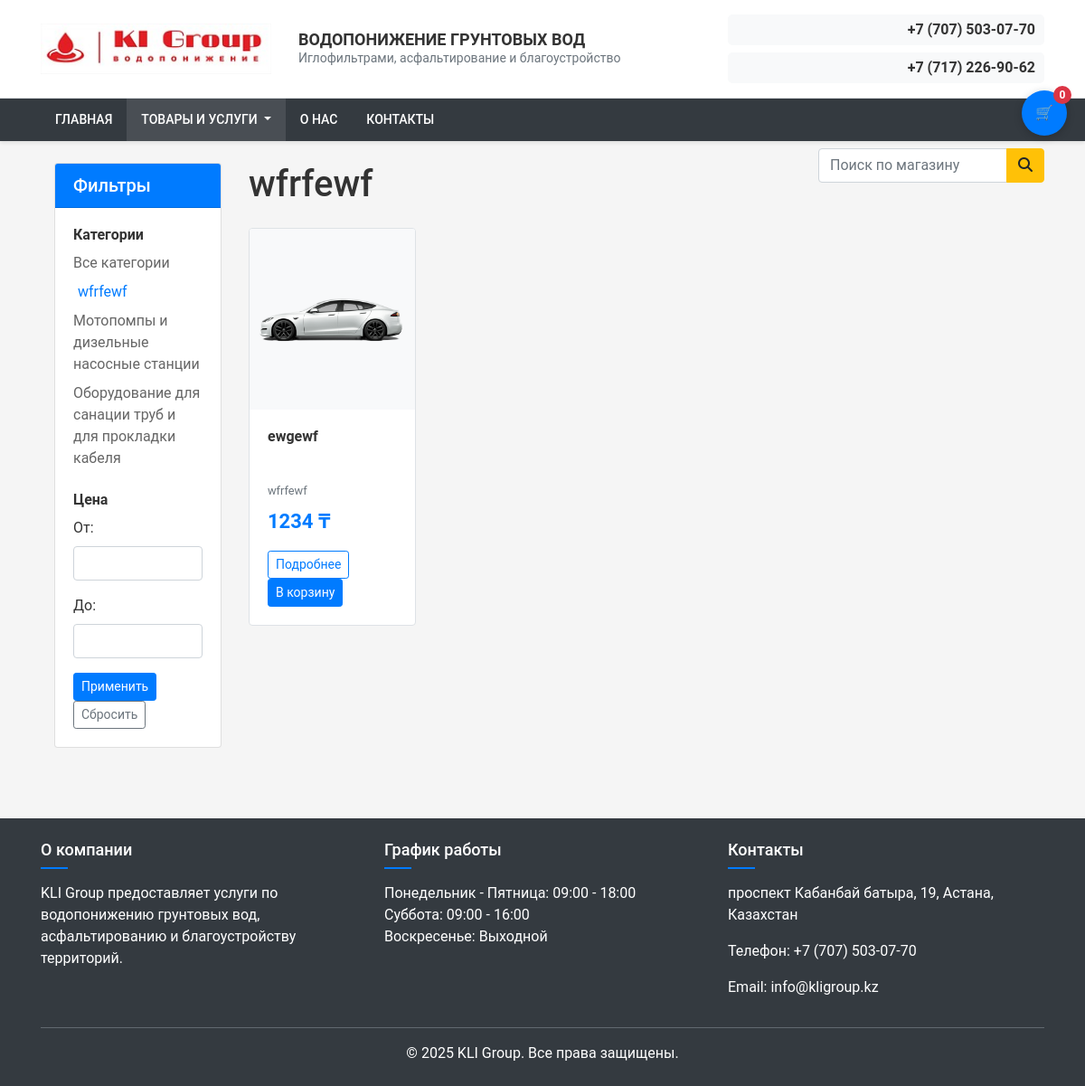
The page /products/wfrfewf/ on the database its author committed.
### shop/models.py (models this page shows, shortened)
class Category(models.Model):
    name = models.CharField(max_length=100, verbose_name="Название категории")
    slug = models.SlugField(max_length=100, unique=True, verbose_name="URL-slug")
    class Meta:
        verbose_name = "Категория"
        verbose_name_plural = "Категории"
        ordering = ['name']

class Product(models.Model):
    category = models.ForeignKey(Category, related_name='products', on_delete=models.CASCADE, verbose_name="Категория")
    name = models.CharField(max_length=200, verbose_name="Название товара")
    slug = models.SlugField(max_length=200, unique=True, verbose_name="URL-slug")
    image = models.ImageField(upload_to='products/', blank=True, verbose_name="Изображение")
    description = models.TextField(verbose_name="Описание")
    price = models.DecimalField(max_digits=10, decimal_places=0, verbose_name="Цена")
    available = models.BooleanField(default=True, verbose_name="Доступен")
    created = models.DateTimeField(auto_now_add=True, verbose_name="Дата создания")
    updated = models.DateTimeField(auto_now=True, verbose_name="Дата обновления")
    class Meta:
        verbose_name = "Товар"
        verbose_name_plural = "Товары"
        ordering = ['name']
        index_together = (('id', 'slug'),)

### shop/views.py (the view)
# urls.py: path('products/', views.product_list, name='product_list'),
def product_list(request, category_slug=None):
    category = None
    categories = Category.objects.all()
    products = Product.objects.filter(available=True)
    if category_slug:
        category = get_object_or_404(Category, slug=category_slug)
        products = products.filter(category=category)
    form = PriceFilterForm(request.GET)
    if form.is_valid():
        min_price = form.cleaned_data.get('min_price')
        max_price = form.cleaned_data.get('max_price')
        if min_price:
            products = products.filter(price__gte=min_price)
        if max_price:
            products = products.filter(price__lte=max_price)
    context = {
        'category': category,
        'categories': categories,
        'products': products,
        'form': form
    }
    return render(request, 'shop/products.html', context)

### shop/forms.py
class PriceFilterForm(forms.Form):
    min_price = forms.DecimalField(
        label='Мин. цена',
        required=False,
        widget=forms.NumberInput(attrs={'class': 'form-control', 'placeholder': 'От'})
    )
    max_price = forms.DecimalField(
        label='Макс. цена',
        required=False,
        widget=forms.NumberInput(attrs={'class': 'form-control', 'placeholder': 'До'})
    )

### shop/cart.py (called while the page is built)
    def __len__(self):
        return sum(item['quantity'] for item in self.cart.values())

### shop/context_processors.py (called while the page is built)
def categories(request):
    return {
        'categories': Category.objects.all()
    }

def cart(request):
    return {'cart': Cart(request)}

### shop/templates/shop/products.html (shortened to what this page needs)
{% extends "shop/base.html" %}
{% load static %}
{% block content %}
    <div class="row">
        <div class="col-lg-3 mb-4">
            <div class="card">
                <div class="card-header bg-primary text-white">
                    <h5 class="mb-0">Фильтры</h5>
                </div>
                <div class="card-body">
                    <h6 class="sidebar-title">Категории</h6>
                    <ul class="categories-list list-unstyled">
                        <li {% if not category %}class="active"{% endif %}>
                            <a href="{% url 'product_list' %}">Все категории</a>
                        </li>
                        {% for c in categories %}
                            <li {% if category.slug == c.slug %}class="active"{% endif %}>
                                <a href="{% url 'product_list_by_category' c.slug %}">{{ c.name }}</a>
                            </li>
                        {% endfor %}
                    </ul>
                    <h6 class="sidebar-title mt-4">Цена</h6>
                    <form method="get" action="{% if category %}{% url 'product_list_by_category' category.slug %}{% else %}{% url 'product_list' %}{% endif %}">
                        <div class="form-group">
                            <label for="min_price">От:</label>
                            <input type="number" class="form-control" id="min_price" name="min_price" value="{{ form.min_price.value|default:'' }}">
                        </div>
                        <div class="form-group">
                            <label for="max_price">До:</label>
                            <input type="number" class="form-control" id="max_price" name="max_price" value="{{ form.max_price.value|default:'' }}">
                        </div>
                        <button type="submit" class="btn btn-primary btn-sm">Применить</button>
                        <a href="{% if category %}{% url 'product_list_by_category' category.slug %}{% else %}{% url 'product_list' %}{% endif %}" class="btn btn-outline-secondary btn-sm">Сбросить</a>
                    </form>
                </div>
            </div>
        </div>
        <div class="col-lg-9">
            <div class="products-header mb-4">
                <h1 class="products-title">
                    {% if category %}
                        {{ category.name }}
                    {% else %}
                        Все товары и услуги
                    {% endif %}
                </h1>
            </div>
            <div class="row">
                {% for product in products %}
                    <div class="col-md-4 mb-4">
                        <div class="product-card card h-100">
                            <div class="product-img-container">
                                {% if product.image %}
                                    <img src="{{ product.image.url }}" class="card-img-top product-img" alt="{{ product.name }}">
                                {% else %}
                                    <img src="{% static 'img/no-image.png' %}" class="card-img-top product-img" alt="Нет изображения">
                                {% endif %}
                            </div>
                            <div class="card-body d-flex flex-column">
                                <h5 class="card-title product-title">{{ product.name }}</h5>
                                <p class="card-text product-category text-muted small mb-2">{{ product.category.name }}</p>
                                <p class="card-text product-price text-primary font-weight-bold mb-3">{{ product.price }} ₸</p>
                                <div class="mt-auto">
                                    <a href="{% url 'product_detail' product.id product.slug %}" class="btn btn-outline-primary btn-sm mr-2">Подробнее</a>
                                    <form action="{% url 'cart_add' product.id %}" method="post" class="d-inline add-to-cart-form">
                                        <button type="submit" class="btn btn-primary btn-sm">В корзину</button>
                                    </form>
                                </div>
                            </div>
                        </div>
                    </div>
                {% empty %}
                    <div class="col-12">
                        <div class="alert alert-info">
                            По вашему запросу товары не найдены. Попробуйте изменить параметры фильтрации.
                        </div>
                    </div>
                {% endfor %}
            </div>
        </div>
    </div>
{% endblock %}

### static/css/main.css (style rules this page uses)
body { font-family: 'Roboto', Arial, sans-serif; color: #333; background-color: #f5f5f5; }
a { color: #007bff; text-decoration: none; }
.btn-primary { background-color: #007bff; border-color: #007bff; }
.bg-primary { background-color: #007bff !important; }
.product-card { transition: all 0.3s ease; border: 1px solid #dee2e6; overflow: hidden; }
.product-img-container { height: 200px; overflow: hidden; display: flex; align-items: center; justify-content: center; background-color: #f8f9fa; }
.product-img { max-height: 100%; object-fit: contain; transition: all 0.3s ease; }
.product-title { font-size: 16px; font-weight: 600; height: 48px; overflow: hidden; text-overflow: ellipsis; display: -webkit-box; -webkit-line-clamp: 2; -webkit-box-orient: vertical; }
.product-price { font-size: 18px; font-weight: 700; }
.product-price { font-size: 22px; font-weight: 700; color: #007bff; }
.sidebar-title { font-size: 16px; font-weight: 600; color: #333; margin-bottom: 10px; }
.categories-list li { margin-bottom: 8px; }
.categories-list li a { color: #666; transition: all 0.3s ease; }
.categories-list li a:hover, .categories-list li.active a { color: #007bff; text-decoration: none; padding-left: 5px; }

### rows shown on the page
Category: name "wfrfewf"
Category: name "Мотопомпы и дизельные насосные станции"
Category: name "Оборудование для санации труб и для прокладки кабеля"
Product: image (picture), name "ewgewf", category.name "wfrfewf", price "1234"

### other values the page prints
{{ cart|length }} "0"
